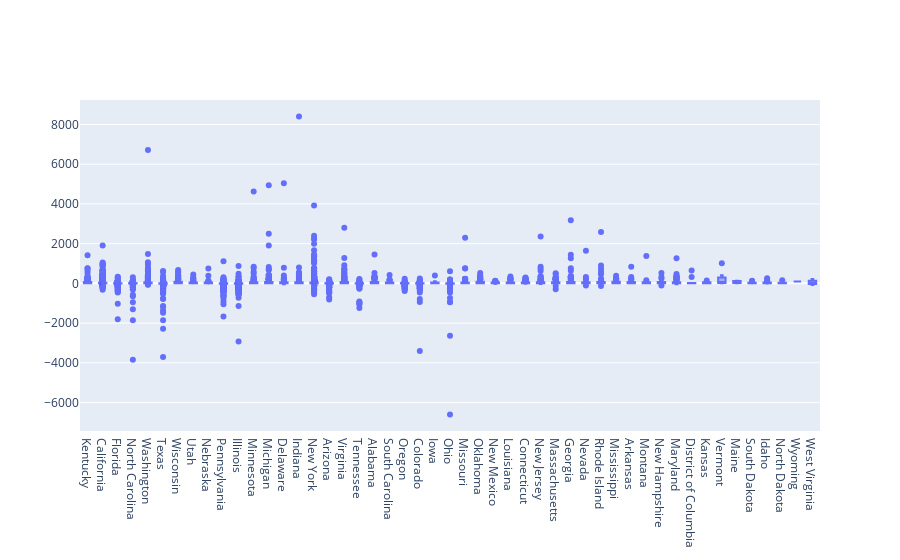

Notebook code cell kept with this figure:
### Code cell
fig = go.Figure(data=go.Box(x=data.State,y=data.Profit))
fig.show()

### Figure 1 — Plotly figure (JSON) as saved in the notebook; plotly's stock layout.template omitted (floating-point values rounded to 4 significant figures; data arrays with more than 128 entries replaced by an {"elided": "..."} marker saying what was removed)
{"data": [{"type": "box", "x": {"elided": "9994 str values"}, "y": {"elided": "9994 float values"}}], "layout": {}}
